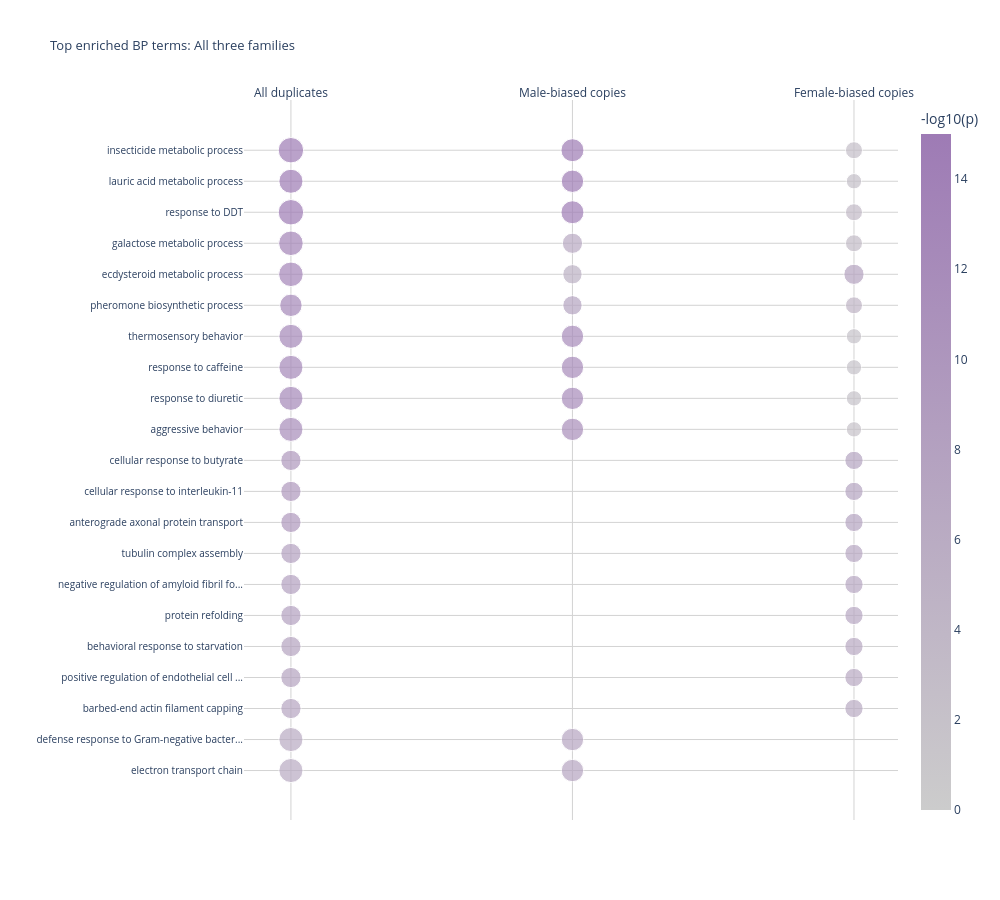

The notebook cell saved with this chart:
### Markdown cell above
Top enriched BP ters for All three

### Code cell
at_bp = df[
    (df["category"] == "All three") &
    (df["ontology"] == "BP")
].copy()

at_bp["Direction_label"] = at_bp["description_set"].map({
    "AllThree_all":          "All duplicates",
    "AllThree_maleCopies":   "Male-biased copies",
    "AllThree_femaleCopies": "Female-biased copies"
})

top_terms_per_direction = (
    at_bp.sort_values("weight01")
    .groupby("Direction_label")
    .head(10)
)

top_go_ids = set(top_terms_per_direction["GO.ID"])
at_bp_plot = at_bp[at_bp["GO.ID"].isin(top_go_ids)].copy()
at_bp_plot["Term_short"] = at_bp_plot["Term"].str[:120]

all_order = (
    at_bp_plot[at_bp_plot["Direction_label"] == "All duplicates"]
    .sort_values("weight01")["Term_short"]
    .tolist()
)
male_only = (
    at_bp_plot[
        (at_bp_plot["Direction_label"] == "Male-biased copies") &
        (~at_bp_plot["Term_short"].isin(all_order))
    ]
    .sort_values("weight01")["Term_short"]
    .tolist()
)
female_only = (
    at_bp_plot[
        (at_bp_plot["Direction_label"] == "Female-biased copies") &
        (~at_bp_plot["Term_short"].isin(all_order + male_only))
    ]
    .sort_values("weight01")["Term_short"]
    .tolist()
)

y_order = all_order + male_only + female_only
at_bp_plot["size_local"] = np.sqrt(at_bp_plot["Significant"])

fig = px.scatter(
    at_bp_plot,
    x="Direction_label",
    y="Term_short",
    size="size_local",
    color="neg_log10_p",
    color_continuous_scale=SCALE_AT,
    range_color=[0, 15],
    size_max=18,
    category_orders={
        "Term_short": y_order,
        "Direction_label": ["All duplicates", "Male-biased copies", "Female-biased copies"]
    },
    labels={
        "neg_log10_p": "-log10(p)",
        "Significant": "Observed genes",
        "Direction_label": "",
        "Term_short": ""
    },
    title="Top enriched BP terms: All three families",
    hover_data={"Significant": True, "size_local": False}
)

fig.update_layout(
    width=1000,
    height=900,
    font=dict(size=12),
    title=dict(font=dict(size=13)),
    plot_bgcolor="white",
    paper_bgcolor="white",
    coloraxis_colorbar=dict(title="-log10(p)"),
    xaxis=dict(side="top")
)

fig.update_xaxes(showgrid=True, gridcolor="lightgrey")
fig.update_yaxes(showgrid=True, gridcolor="lightgrey", tickfont=dict(size=10))

fig.show()

### Figure 1 — Plotly figure (JSON) as saved in the notebook; plotly's stock layout.template omitted (floating-point values rounded to 4 significant figures)
{"data": [{"customdata": [[15.0, 3.873], [12.0, 3.464], [15.0, 3.873], [13.0, 3.606], [13.0, 3.606], [9.0, 3.0], [12.0, 3.464], [12.0, 3.464], [12.0, 3.464], [12.0, 3.464], [6.0, 2.449], [6.0, 2.449], [6.0, 2.449], [6.0, 2.449], [6.0, 2.449], [6.0, 2.449], [6.0, 2.449], [6.0, 2.449], [6.0, 2.449], [12.0, 3.464], [12.0, 3.464], [10.0, 3.162], [9.0, 3.0], [10.0, 3.162], [9.0, 3.0], [9.0, 3.0], [9.0, 3.0], [9.0, 3.0], [5.0, 2.236], [9.0, 3.0], [9.0, 3.0], [6.0, 2.449], [5.0, 2.236], [6.0, 2.449], [4.0, 2.0], [4.0, 2.0], [4.0, 2.0], [4.0, 2.0], [4.0, 2.0], [4.0, 2.0], [4.0, 2.0], [4.0, 2.0], [4.0, 2.0], [3.0, 1.732], [3.0, 1.732], [3.0, 1.732], [3.0, 1.732], [2.0, 1.414], [2.0, 1.414], [2.0, 1.414], [2.0, 1.414], [2.0, 1.414]], "hovertemplate": "=%{y}<br>Observed genes=%{customdata[0]}<br>-log10(p)=%{marker.color}<extra></extra>", "legendgroup": "", "marker": {"color": [19.3, 19.19, 18.89, 13.38, 13.08, 12.62, 12.6, 12.6, 12.6, 11.85, 9.538, 9.538, 9.538, 8.108, 8.108, 8.108, 7.638, 7.638, 7.252, 6.319, 6.194, 16.0, 15.92, 14.54, 11.96, 11.96, 11.96, 11.46, 7.398, 7.301, 7.208, 6.569, 5.076, 7.602, 7.469, 7.469, 7.469, 6.796, 6.796, 6.796, 6.553, 6.553, 6.328, 4.26, 3.319, 3.0, 2.519, 2.496, 1.864, 1.864, 1.864, 1.769], "coloraxis": "coloraxis", "size": [3.873, 3.464, 3.873, 3.606, 3.606, 3.0, 3.464, 3.464, 3.464, 3.464, 2.449, 2.449, 2.449, 2.449, 2.449, 2.449, 2.449, 2.449, 2.449, 3.464, 3.464, 3.162, 3.0, 3.162, 3.0, 3.0, 3.0, 3.0, 2.236, 3.0, 3.0, 2.449, 2.236, 2.449, 2.0, 2.0, 2.0, 2.0, 2.0, 2.0, 2.0, 2.0, 2.0, 1.732, 1.732, 1.732, 1.732, 1.414, 1.414, 1.414, 1.414, 1.414], "sizemode": "area", "sizeref": 0.01195, "symbol": "circle"}, "mode": "markers", "name": "", "orientation": "v", "showlegend": false, "type": "scatter", "x": ["All duplicates", "All duplicates", "All duplicates", "All duplicates", "All duplicates", "All duplicates", "All duplicates", "All duplicates", "All duplicates", "All duplicates", "All duplicates", "All duplicates", "All duplicates", "All duplicates", "All duplicates", "All duplicates", "All duplicates", "All duplicates", "All duplicates", "All duplicates", "All duplicates", "Male-biased copies", "Male-biased copies", "Male-biased copies", "Male-biased copies", "Male-biased copies", "Male-biased copies", "Male-biased copies", "Male-biased copies", "Male-biased copies", "Male-biased copies", "Male-biased copies", "Male-biased copies", "Female-biased copies", "Female-biased copies", "Female-biased copies", "Female-biased copies", "Female-biased copies", "Female-biased copies", "Female-biased copies", "Female-biased copies", "Female-biased copies", "Female-biased copies", "Female-biased copies", "Female-biased copies", "Female-biased copies", "Female-biased copies", "Female-biased copies", "Female-biased copies", "Female-biased copies", "Female-biased copies", "Female-biased copies"], "xaxis": "x", "y": ["insecticide metabolic process", "lauric acid metabolic process", "response to DDT", "galactose metabolic process", "ecdysteroid metabolic process", "pheromone biosynthetic process", "thermosensory behavior", "response to caffeine", "response to diuretic", "aggressive behavior", "cellular response to butyrate", "cellular response to interleukin-11", "anterograde axonal protein transport", "tubulin complex assembly", "negative regulation of amyloid fibril fo...", "protein refolding", "behavioral response to starvation", "positive regulation of endothelial cell ...", "barbed-end actin filament capping", "defense response to Gram-negative bacter...", "electron transport chain", "insecticide metabolic process", "lauric acid metabolic process", "response to DDT", "thermosensory behavior", "response to caffeine", "response to diuretic", "aggressive behavior", "pheromone biosynthetic process", "defense response to Gram-negative bacter...", "electron transport chain", "galactose metabolic process", "ecdysteroid metabolic process", "ecdysteroid metabolic process", "anterograde axonal protein transport", "cellular response to butyrate", "cellular response to interleukin-11", "tubulin complex assembly", "negative regulation of amyloid fibril fo...", "protein refolding", "behavioral response to starvation", "positive regulation of endothelial cell ...", "barbed-end actin filament capping", "pheromone biosynthetic process", "response to DDT", "galactose metabolic process", "insecticide metabolic process", "lauric acid metabolic process", "response to diuretic", "thermosensory behavior", "response to caffeine", "aggressive behavior"], "yaxis": "y"}], "layout": {"coloraxis": {"cmax": 15, "cmin": 0, "colorbar": {"title": {"text": "-log10(p)"}}, "colorscale": [[0, "#CCCCCC"], [1, "#9E7BB5"]]}, "font": {"size": 12}, "height": 900, "legend": {"itemsizing": "constant", "tracegroupgap": 0}, "paper_bgcolor": "white", "plot_bgcolor": "white", "title": {"font": {"size": 13}, "text": "Top enriched BP terms: All three families"}, "width": 1000, "xaxis": {"anchor": "y", "categoryarray": ["All duplicates", "Male-biased copies", "Female-biased copies"], "categoryorder": "array", "domain": [0, 1], "gridcolor": "lightgrey", "showgrid": true, "side": "top", "title": {"text": ""}}, "yaxis": {"anchor": "x", "categoryarray": ["electron transport chain", "defense response to Gram-negative bacter...", "barbed-end actin filament capping", "positive regulation of endothelial cell ...", "behavioral response to starvation", "protein refolding", "negative regulation of amyloid fibril fo...", "tubulin complex assembly", "anterograde axonal protein transport", "cellular response to interleukin-11", "cellular response to butyrate", "aggressive behavior", "response to diuretic", "response to caffeine", "thermosensory behavior", "pheromone biosynthetic process", "ecdysteroid metabolic process", "galactose metabolic process", "response to DDT", "lauric acid metabolic process", "insecticide metabolic process"], "categoryorder": "array", "domain": [0, 1], "gridcolor": "lightgrey", "showgrid": true, "tickfont": {"size": 10}, "title": {"text": ""}}}}
